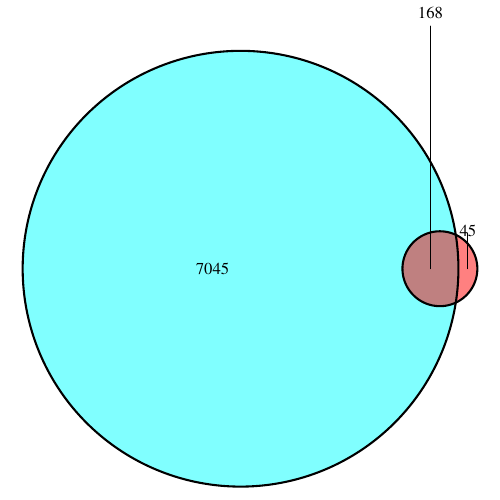

This chart was generated by the following R code:
library(VennDiagram)
outFile="intersectGenes.txt" 
files=dir('./08.WGCNA/venn/')    #获取目录下所有文件
files=grep("txt$",files,value=T)#提取TXT结尾的文件
dir <- './08.WGCNA/venn/'
files <- paste0(dir,files)
geneList=list()

for(i in 1:length(files)){
  inputFile=files[i]
  if(inputFile==outFile){next}
  rt=read.table(inputFile,header=F)        #读取
  geneNames=as.vector(rt[,1])              #提取基因名
  geneNames=gsub("^ | $","",geneNames)     #去掉基因首尾的空格
  uniqGene=unique(geneNames)               #基因取unique
  header=unlist(strsplit(inputFile,"\\.|\\-"))
  geneList[[header[1]]]=uniqGene
  uniqLength=length(uniqGene)
  print(paste(header[1],uniqLength,sep=" "))
}

venn.plot=venn.diagram(geneList,filename=NULL,fill=rainbow(length(geneList)) )
pdf(file='./08.WGCNA/venn/venn.pdf', width=5, height=5)
grid.draw(venn.plot)
dev.off()

intersectGenes=Reduce(intersect,geneList)
write.table(file='./08.WGCNA/venn/intersect.txt',intersectGenes,sep="\t",quote=F,col.names=F,row.names=F)
